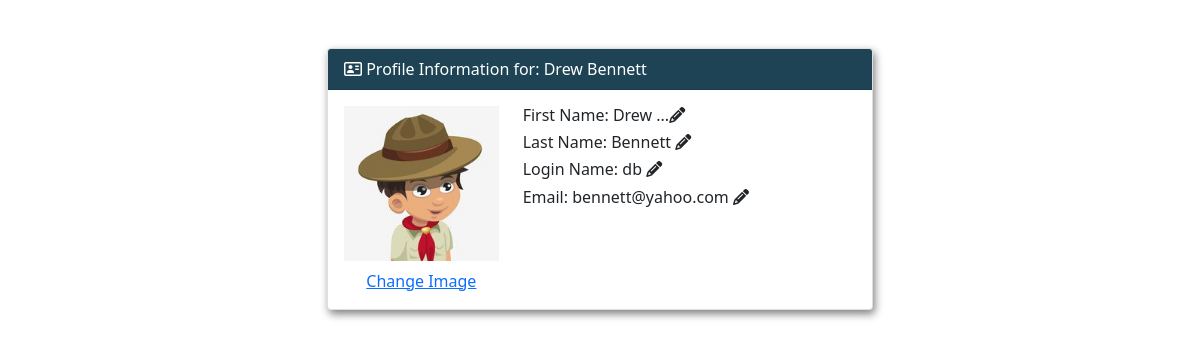
The app's page /admin/profile.php (signed in) with its own data.
### tables this page shows
CREATE TABLE IF NOT EXISTS `users` (
  `user_id` int(10) unsigned NOT NULL AUTO_INCREMENT,
  `user_first_name` varchar(255) NOT NULL,
  `user_last_name` varchar(255) NOT NULL,
  `user_login_name` varchar(255) NOT NULL,
  `user_email` varchar(255) NOT NULL,
  `user_pass` varchar(255) DEFAULT NULL,
  `user_image` varchar(255) DEFAULT NULL,
  `user_phone` varchar(50) DEFAULT NULL,
  `user_type` int(10) unsigned NOT NULL,
  `user_permission` char(50) NOT NULL DEFAULT '0',
  `date_join` datetime NOT NULL,
  PRIMARY KEY (`user_id`),
  KEY `FK_users_user_type` (`user_type`),
  CONSTRAINT `FK_users_user_type` FOREIGN KEY (`user_type`) REFERENCES `user_type` (`type_id`)
);

### admin/db/config/config.php (called while the page is built)
<?php
class config{
    static function configGet($param){
        $data = parse_ini_file('config.ini',true);
        $path = explode('/',$param);
        foreach($path as $code){
            if(array_key_exists($code,$data))
                $data = $data[$code];
            else{
                $data = "Key not found!";
                break;
            }
        }
       return $data;
    }
}

### admin/db/db.php (called while the page is built, shortened)
<?php
   require_once('config/config.php');
    class db{
        private static $_instance = null;
        private $_pdo,
                $_query,
                $_error = false,
                $_results,
                $_counts = 0;
        private function __construct(){
            try{
                $this->_pdo = new PDO('mysql:host='.config::configGet('mysql/dbHost').';dbname='.config::configGet('mysql/dbName'), config::configGet('mysql/dbUser'), config::configGet('mysql/dbPass'));
            }
            catch (PDOException $e) {
                print "Error!: " . $e->getMessage() . "<br/>";
                die();
            }
        }
        public static function getInstance(){
            if(!isset(self::$_instance))
                self::$_instance = new db();
            return self::$_instance;
        }
        public function query($sql,$params=array()){
            $this->_error = false;
            if($this->_query = $this->_pdo->prepare($sql)){
                $x = 1;
                if(count($params)){
                    foreach($params as $param){
                        $this->_query->bindValue($x,$param);
                        $x++;
                    }
                }
                if($this->_query->execute()){
                    $this->_results = $this->_query->fetchAll(PDO::FETCH_OBJ);
                }else{
                    $this->_error = true;
                }
            }
            return $this;
        }
        private function action($action, $table, $where=array()){
            if(count($where) === 3){
                $operators = array('=','>','<','>=','<=');
                $field      = $where[0];
                $operator   = $where[1];
                $value      = $where[2];
                if(in_array($operator,$operators)){
                    $sql = "{$action} FROM {$table} WHERE {$field} {$operator} ?";
                    if(!$this->query($sql,array($value))->error()){
                        return $this;
                    }
                }
            }
            return false;
        }
        public function get($table, $where){
            return $this->action('SELECT *', $table, $where);
        }
        public function error(){
            return $this->_error;
        }
        public function getResults(){
            return $this->_results;
        }
    }
?>

### admin/session/session.php (called while the page is built, shortened)
<?php
class Session
{
    public function __get( $name )
    {
        if ( isset($_SESSION[$name]))
        {
            return $_SESSION[$name];
        }
    }
}

### admin/profile.php (the view, shortened to what this page needs)
<?php
require_once('./inc/header.php');
require_once('./db/db.php');
require_once('./function.php');
?>
<div class="container">
    <div class="row justify-content-center">
        <div class="col-md-6 col-sm-8 col-12 mt-5">
            <?php
                $res = db::getInstance()->get('users',array('user_id','=',$data->user_id))->getResults();
                foreach($res as $key=>$rec):
            ?>
            <div class="card">
                <div class="card-header"><i class="far fa-address-card"></i> Profile Information for: <?php echo $rec->user_first_name.' '.$rec->user_last_name; ?></div>
                <div class="card-body">
                    <div class="row">
                        <div class="col-sm-4 col-12 text-center">
                            <h5><img class="img-fluid" src="../assets/images/upload/<?php echo $rec->user_image; ?>" alt="User Image"> </h5>
                            <a href="" data-bs-toggle="modal" data-bs-target="#staticBackdrop">Change Image</a>
                        </div>
                        <div class="col-sm-8 col-12">
                            <h5>First Name: <?php echo $rec->user_first_name; ?> ...<i class="fas fa-pencil-alt"></i> </h5>
                            <h5>Last Name: <?php echo $rec->user_last_name; ?> <i class="fas fa-pencil-alt"></i> </h5>
                            <h5>Login Name: <?php echo $rec->user_login_name; ?> <i class="fas fa-pencil-alt"></i> </h5>
                            <h5>Email: <?php echo $rec->user_email; ?> <i class="fas fa-pencil-alt"></i> </h5>
                        </div>
                    </div>
                </div>
            </div>
            <?php
                endforeach;
            ?>
        </div>
    </div>
</div>
<?php
require_once('./inc/footer.php');
?>

### admin/src/css/custom.css (style rules this page uses)
:root { --bg-color:rgba(0,0,0,0.5); --fg-color:#ffffff; --bg-icon:'\f500'; }
h5 { font-size: 1.0rem }

### admin/profile.php (style rules this page uses)
.card-header { background-color:#1D4354; color:white; }
.card { box-shadow: 2px 4px 9px gray; -webkit-box-shadow: 2px 4px 9px gray; -moz-box-shadow: 2px 4px 9px gray; }

### records on screen
users: user_first_name "Drew", user_last_name "Bennett", user_image (picture), user_login_name "db", user_email "bennett@yahoo.com"
